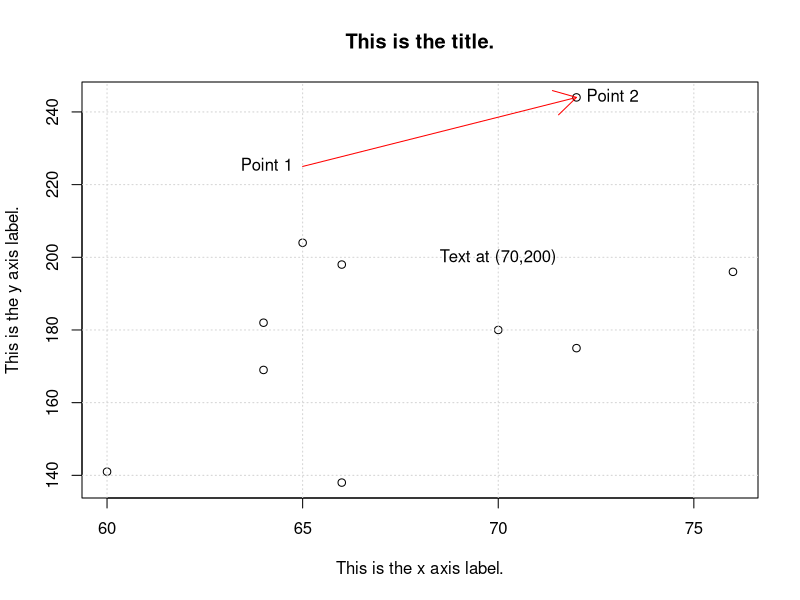

This chart was generated by the following R code:
## ---- chunk 1
patient_height <- c(  60,  64,  64,  65,  66,  66,  70,  72,  72,  76 )
patient_weight <- c( 141, 182, 169, 204, 138, 198, 180, 175, 244, 196 )
## ---- chunk 2
plot( patient_height, patient_weight,
      main="This is the title.",
      xlab="This is the x axis label.",
      ylab="This is the y axis label." )   # Scatter plot with labels
grid()                                     # Turns on gridlines
text( 70, 200, "Text at (70,200)" )        # Add text
text( 65, 225, "Point 1", pos=2 )          # Text to the left of a point
text( 72, 244, "Point 2", pos=4 )          # Text to the right of a point
arrows( 65, 225, 72, 244, col='red' )      # Arrow from (65,225) to (72,244)
